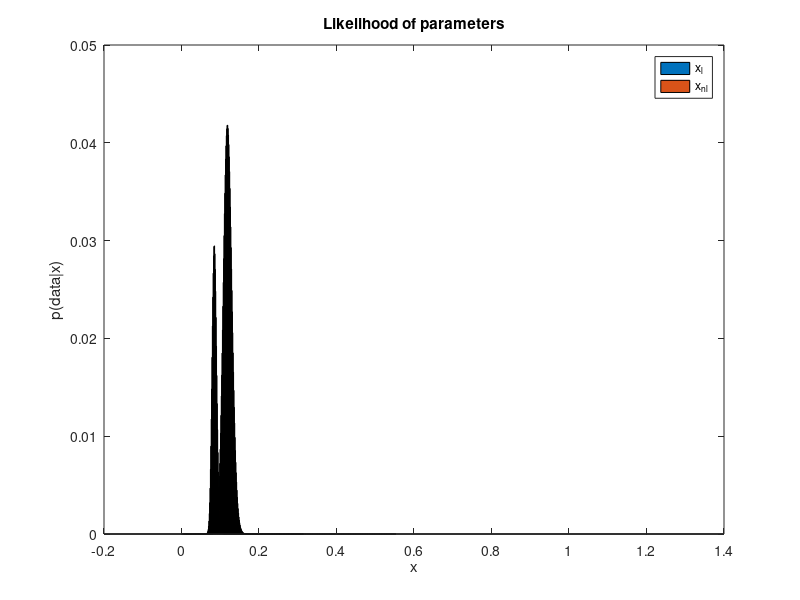
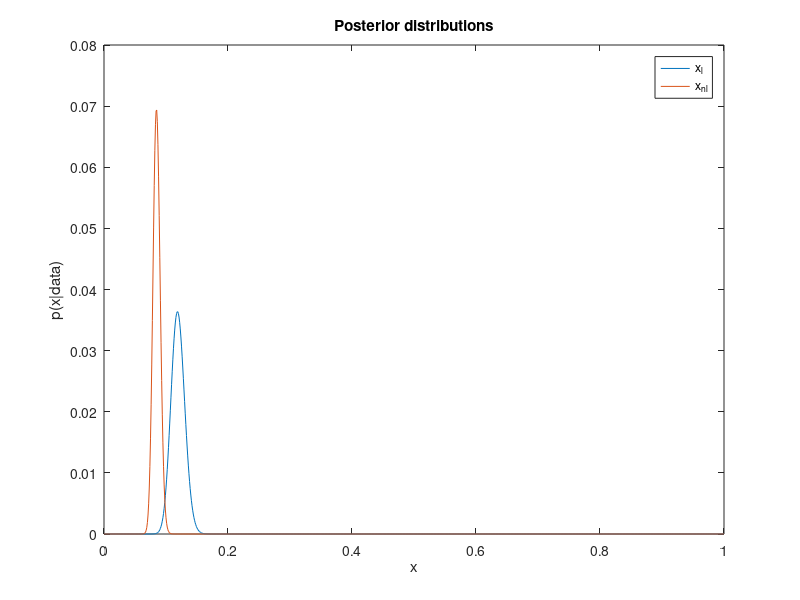
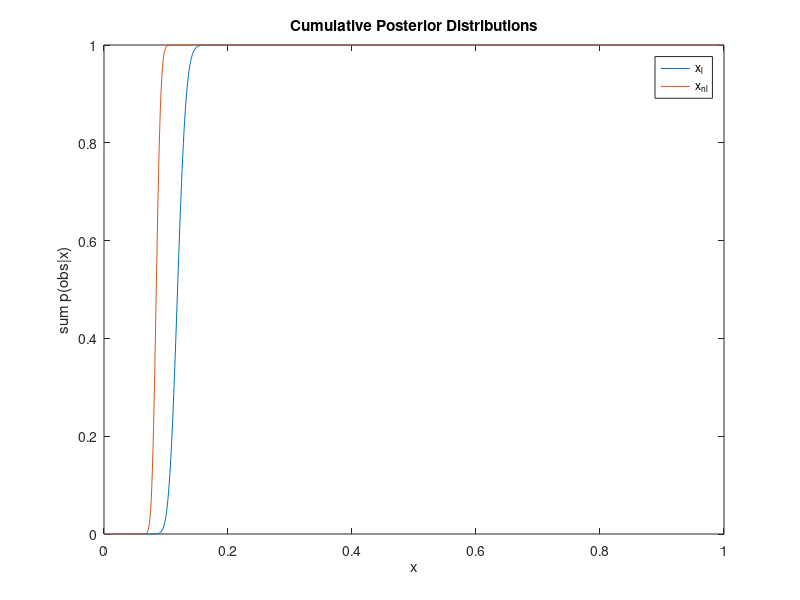
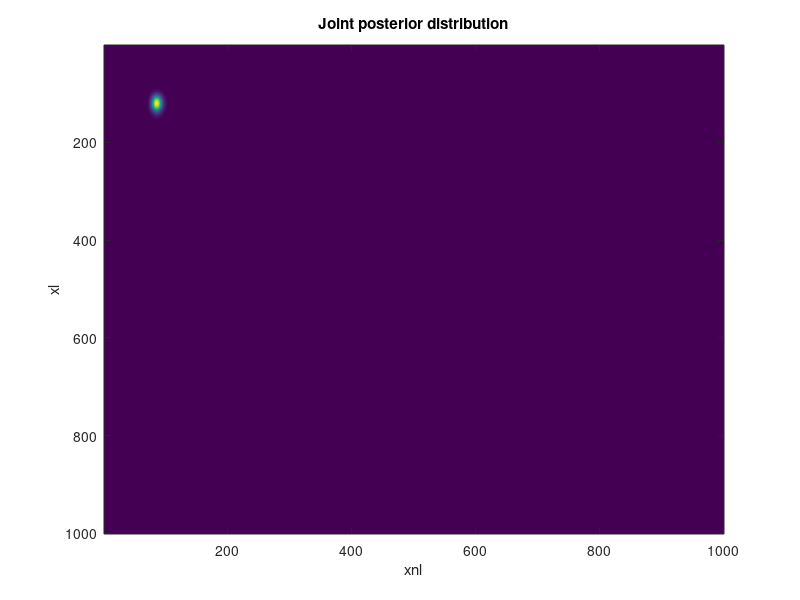

The MATLAB source for these figures, in order: (Note: this script raises an error after producing the figures.)
clear; close all; clc;

%% a)
% We are given that the conditional probability of activation given
% language and the conditional probabilty of activation given no language
% both follow a Bernoulli distribution. Since each experiment follows a
% Bernoulli distribution, the total set of studies would follow a Binomial
% distribution with N = total and X = activations observed for each
% condition. Using binopdf, we can then compute the likelihood of the range
% of parameters 0 to 1.
%%
lang_total = 869; % Total language studies
lang_activ = 103; % Language studies showing activation in Broca's area
nolang_total = 2353; % Total no language studies
nolang_activ = 199; % No language studies showing activation in Broca's area

xl = 0:0.001:1; % Range of probabilities for language
xnl = 0:0.001:1; % Range of probabilities for no language

lang_likelihood = binopdf(lang_activ, lang_total, xl); % Likelihood of xl for language data
nolang_likelihood = binopdf(nolang_activ, nolang_total, xnl); % Likelihood of xnl for no language data

fig1 = figure();
bar(xl, lang_likelihood, 'DisplayName', 'x_l');
hold on;
bar(xnl, nolang_likelihood, 'DisplayName', 'x_{nl}');
xlabel('x')
ylabel('p(data|x)')
title('Likelihood of parameters')
legend()

%% b)
% The paramter that maximizes each distribution can be computed by finding
% the index for maximum in each likelihood and then checking the index at
% the corresponding location in the parameter set.
%%
lang_max_index = find(lang_likelihood == max(lang_likelihood)); % Index of maximum lang likelihood
nolang_max_index = find(nolang_likelihood == max(nolang_likelihood)); % Index of maximum nolang likelihood
lang_maxlikelihood_pred = xl(lang_max_index) % The parameter value at maximum for language
nolang_maxlikelihood_pred = xnl(nolang_max_index) % The parameter value at maximum for no language

%%
% The pdf of a Bernoulli random variable (X) can be written as:
%%
% $$f(X) = p^X(1-p)^{(1-X)} $$
%%
% where, X = 0 or 1 in this case no language or language.
%%
% The likelihood function then becomes:
%%
% $$L(p) = \prod_{i = 1}^N p^{X_i}(1-p)^{(1-X_i)} $$
%%
% The log-likelihood function can be obtained by taking the logarithm of
% both sides. Thus,
%%
% $$LL(p) = log(\prod_{i = 1}^N p^{X_i}(1-p)^{(1-X_i)}) $$
%%
% Therefore,
%%
% $$LL(p) = \sum_{i = 1}^N log(p^{X_i}(1-p)^{(1-X_i)}) $$
%%
% Therefore,
%%
% $$LL(p) = \sum_{i = 1}^N X_i log p + (1-X_i)log(1-p) $$
%%
% Let $$Y = \sum_{i = 1}^N X_i $$
%%
% Therefore,
%%
% $$LL(p) = Y log p + (N-Y)log(1-p) $$
%%
% The aim is to compute the maximum likelihood estimation. Hence we are
% interested in the value of p for which the derivative of LL(p) equates to
% 0.
%%
% Therefore,
%%
% $$\frac{\partial LL(p)}{\partial p} = \frac{\partial }{\partial p} (Y log p + (N-Y)log(1-p)) = 0 $$
%%
% Therefore,
%%
% $$\frac{Y}{p} + \frac{Y-N}{1-p} = 0 $$
%%
% Therefore,
%%
% $$Y - pY = pN - pY $$
%%
% Therefore,
%%
% $$Y = pN $$
%%
% Therefore,
%%
% $$\hat{p} = \frac{Y}{N} $$
%%
% Therefore,
%%
% $$\hat{p} = \frac{\sum_{i=1}^N X_i}{N} $$
%%
% In our example, Y is the active instances and N is the total instances
% for each condition. Computing the estimated maximum likelihoods:
%%
lang_maxlikelihood_estim = lang_activ/lang_total
nolang_maxlikelihood_estim = nolang_activ/nolang_total

%%
% As can be seen, the exact maximum likelihood estimates given by the
% formula for ML estimator of a Bernoulli probability agrees with the
% estimates obtained from the computed maximum likelihood estimate.

%% c)
% The next step is to compute $$P(x | data) $$
%%
% Using Bayesian formula, we have:
%%
% $$P(x_i | data) = \frac{P(data | x_i) P(x_i)}{\sum_{i = 1}^N P(data | x_i) P(x_i)} $$
%%
% The denominator can be obtained as a dot product between the likelihood
% and px for each condition. The posterior can then be computed
% as an element-wise product between the likelihood and px and the
% dividing the result by the denominator computed. Here, since the prior is
% uniform, we have:
%%
% $$P(x_i) = \frac{1}{N} $$
%%
px = (1/length(xl)) * ones(1, length(xl)); % uniform prior
lang_denom = lang_likelihood * px'; % normalizing denominator for computing posterior for language
nolang_denom = nolang_likelihood * px'; % normalizing denominator for computing posterior for no language
lang_posterior = (lang_likelihood .* px) / lang_denom; % Posterior for language
nolang_posterior = (nolang_likelihood .* px) / nolang_denom; % Posterior for no language

fig2 = figure();
plot(xl, lang_posterior, 'DisplayName', 'x_l');
hold on;
plot(xnl, nolang_posterior, 'DisplayName', 'x_{nl}');
xlabel('x')
ylabel('p(x|data)')
title('Posterior distributions')
legend()

%%
% The cumulative posterior distributions can be obtained by summing all the 
% posterior distributions upto the given parameter index. The cumulative
% posterior distributions will be monotonically increasing functions from 0
% to 1.
%%
lang_cumulative = zeros(1, length(xl)); % Initializing language cumulative
nolang_cumulative = zeros(1, length(xl)); % Initializing no language cumulative

for i = 1:length(xl)
    if i == 1
        lang_cumulative(i) = lang_posterior(i);
        nolang_cumulative(i) = nolang_posterior(i);
    else
        lang_cumulative(i) = lang_cumulative(i-1) + lang_posterior(i);
        nolang_cumulative(i) = nolang_cumulative(i-1) + nolang_posterior(i);
    end
end

fig3 = figure();
plot(xl, lang_cumulative, 'DisplayName', 'x_l');
hold on;
plot(xnl, nolang_cumulative, 'DisplayName', 'x_{nl}');
xlabel('x')
ylabel('sum p(obs|x)')
title('Cumulative Posterior Distributions')
legend()

%%
% Next we are to compute the upper and lower bounds for 95% confidence
% intervals. The upper bound will be set by cdf having a
% value of 0.975 and the lower bound will be set by the cdf having value of
% 0.025. Therefore, we are interested in finding the first value in the
% posterior that will result in cdf having value greater than 0.975. This
% will be the upper bound. Similarly, we are interested in finding the last
% value in the posterior that will result in cdf having value lesser than
% 0.025. This will be the lower bound.
%%
lang_low_index = find(lang_cumulative < 0.025, 1, 'last' ); % Index of lower bound language
lang_up_index = find(lang_cumulative > 0.975, 1 ); % Index of upper bound language
nolang_low_index = find(nolang_cumulative < 0.025, 1, 'last' ); % Index of lower bound no language
nolang_up_index = find(nolang_cumulative > 0.975, 1 ); % Index of upper bound no language

lang_low_limit = lang_posterior(lang_low_index) % Lower limit for language
lang_up_limit = lang_posterior(lang_up_index) % Upper limit for language
nolang_low_limit = nolang_posterior(nolang_low_index) % Lower limit for no language
nolang_up_limit = nolang_posterior(nolang_up_index) % Upper limit for no language

%% d)
% The joint posterior distribution can be computed by taking an outer
% product of the posterior of each distribution.
jdf = lang_posterior' * nolang_posterior;

fig4 = figure();
imagesc(jdf)
xlabel('xnl')
ylabel('xl')
title('Joint posterior distribution')

%%
% The posterior probability of xl > xnl is given by the sum of all the
% values in the lower triangular part of jdf as this corresponds to xl >
% xnl. The posterior probability of xl <= xnl is given as 1 - the
% probability of xl > xnl.
pxlgxnl = sum(tril(jdf), 'all') % xl > xnl
pxnlgxl = 1 - pxlgxnl % xl <= xnl

%% e)
% We can compute P(language | activation) using the Bayes' rule:
%%
% $$P(language | activation) = \frac{P(activation | language)\times P(language)}{P(activation | language)\times P(language) + P(activation | no language)\times P(no language)} $$
%%
% The priors are:
%%
% $$P(language) = P(no language) = 0.5 $$
%%
% And the likelihoods are computed in b. Therefore, in terms of variables,
% we have:
%%
% $$P(activation | language) = lang_maxlikelihood_estim $$
%%
% $$P(activation | no language) = nolang_maxlikelihood_estim $$
%%

p_lang = 0.5; % prior probability of language
p_nolang = 0.5; % prior probability of no language
p_lang_activ = (lang_maxlikelihood_estim * p_lang) / ...
    (lang_maxlikelihood_estim * p_lang + nolang_maxlikelihood_estim * p_nolang) % P(language | activation)
p_nolang_activ = (nolang_maxlikelihood_estim * p_nolang) / ...
    (lang_maxlikelihood_estim * p_lang + nolang_maxlikelihood_estim * p_nolang) % P(language | activation)
%%
% If Poldrack's critique were true, then the Bayes factor would not equate
% the prior odds. If, however, Poldrack's critique were incorrect, then the
% Bayes factor would be the same as the prior odds. Computing the Bayes'
% factor as the ratio of p_lang_activ and p_nolang_activ and comparing it
% to the prior odds:
%%
bayes_factor = p_lang_activ/p_nolang_activ % Bayes' factor
prior_odds = p_lang/p_nolang % Prior odds

%%
% As can be seen, the prior odds are 1. However, the Bayes' factor is not
% 1. Therefore, we can see that Poldrack's critique is correct and can say
% that activation in a given area does not necessarily indicate that a
% cognitive process is engaged in language without computing the posterior
% probability.